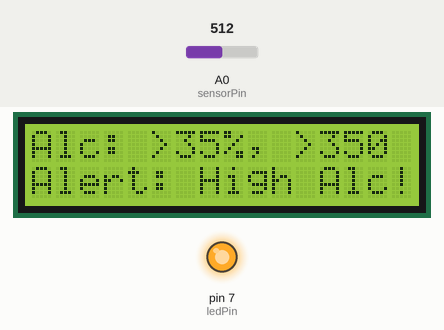
Recording of a sketch running on a simulated Arduino Uno, built with avr-gcc and run on an emulated ATmega328P. Parts: 16×2 character LCD, output pins drawn as LEDs (lit = HIGH). Inputs (shaded band) come from the test bench; at power-on: A0 (sensorPin) = 512. What the sketch prints to the serial monitor is not drawn.

Above: at 1.2 s.
1.3 s: A0 (sensorPin) set to 417
2.8 s: A0 (sensorPin) set to 389
At 4.4 s:
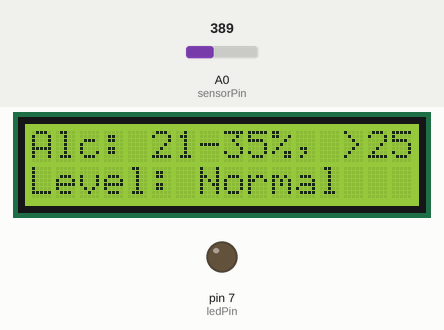
5.9 s: A0 (sensorPin) set to 166
At 6.3 s:
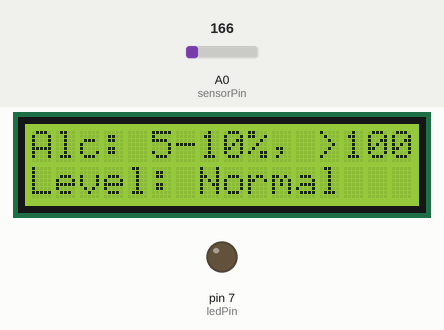
7.4 s: A0 (sensorPin) set to 138
At 8.5 s:
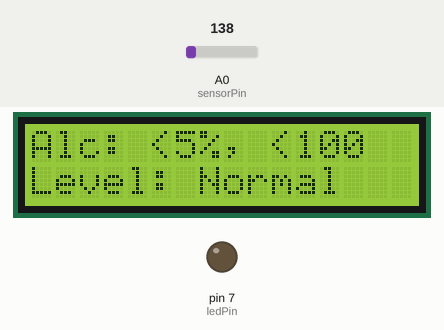
9.0 s: A0 (sensorPin) set to 180
At 10.3 s:
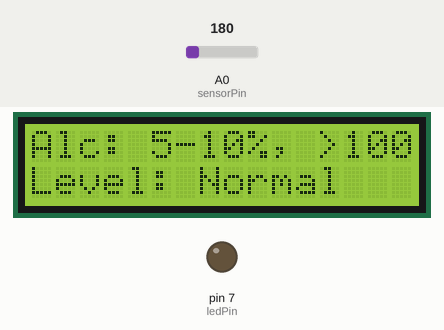
10.6 s: A0 (sensorPin) set to 122
At 11.5 s:
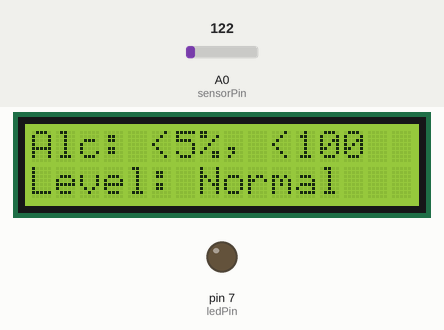
Timing chart, 0 to 13.2 s (numbered marks = the images above; inputs shaded):
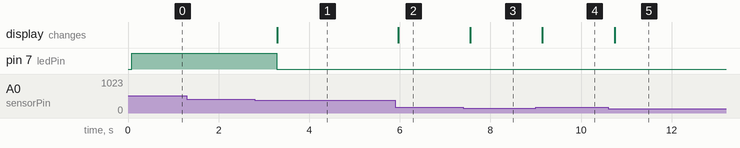

Measured:
- the behaviour switches between 401 and 400 on A0 (sensorPin) (found by bisection; images 0 and 1)
- the behaviour switches between 150 and 149 on A0 (sensorPin) (found by bisection; images 2 and 3)
- after the input at 1.3 s, every drawn part: stays the same
- after the input at 2.8 s, pin 7 (ledPin): HIGH → LOW after 0.49 s; the display: changes after 0.50 s (image 1)
- after the input at 5.9 s, the display: changes after 0.06 s (image 2)
- after the input at 7.4 s, the display: changes after 0.15 s (image 3)
- after the input at 9.0 s, the display: changes after 0.15 s (image 4)
- after the input at 10.6 s, the display: changes after 0.14 s (image 5)

The sketch:

alcoholanalyser.ino
```cpp
#include <Wire.h>
#include <LiquidCrystal_I2C.h>

LiquidCrystal_I2C lcd(0x27, 16, 2);

int ledPin = 7;
int sensorPin = A0;
int value;
int adjustedValue;

void setup() {
  Serial.begin(9600);
  lcd.init();
  lcd.backlight();
  pinMode(ledPin, OUTPUT);
}

void loop() {
  value = analogRead(sensorPin);
  adjustedValue = value - 50;  // Adjust the sensor value
  lcd.clear();
  lcd.setCursor(0, 0);

  // Choose the message based on the sensor value.
  if (adjustedValue < 100) {
    lcd.print("Alc: <5%, <100");
  } else if (adjustedValue <= 170) {
    lcd.print("Alc: 5-10%, >100");
  } else if (adjustedValue <= 250) {
    lcd.print("Alc: 10-20%, >170");
  } else if (adjustedValue <= 350) {
    lcd.print("Alc: 21-35%, >250");
  } else {
    lcd.print("Alc: >35%, >350");
    digitalWrite(ledPin, HIGH); // High alcohol level alert
  }

  // Turn off the LED if the alcohol level is not the highest.
  if (adjustedValue <= 350) {
    digitalWrite(ledPin, LOW);
  }

  // Set the cursor to the second line for additional messages.
  lcd.setCursor(0, 1);
  if (adjustedValue > 350) {
    lcd.print("Alert: High Alc!");
  } else {
    lcd.print("Level: Normal");
  }

  // Print the raw value to the Serial Monitor for debugging.
  Serial.print("Sensor Value: ");
  Serial.print(adjustedValue);
  if (adjustedValue > 350) {
    Serial.println(", High Alc!");
  } else {
    Serial.println(", Normal Alc");
  }

  delay(500);
}
```
